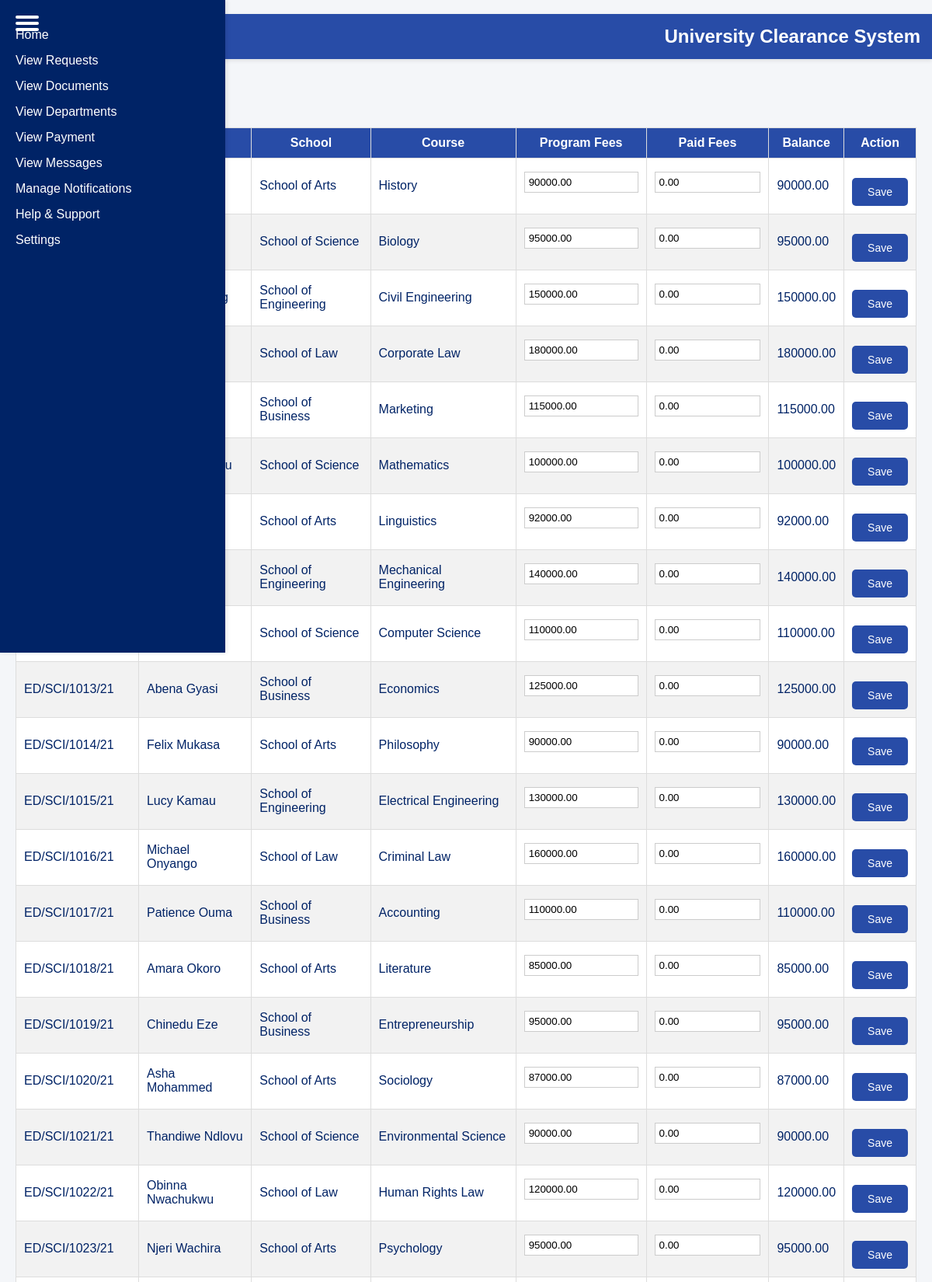
Screenshot of /finance.php (upper part) with the database file from the repository.
### tables this page shows
CREATE TABLE `users` (
  `user_id` int(11) NOT NULL,
  `username` varchar(50) NOT NULL,
  `password` varchar(255) NOT NULL,
  `created_at` datetime DEFAULT current_timestamp(),
  `full_name` varchar(100) NOT NULL,
  `email` varchar(100) DEFAULT NULL,
  `school` varchar(100) DEFAULT NULL,
  `course` varchar(100) DEFAULT NULL,
  `program_fees` decimal(10,2) NOT NULL,
  `paid_fees` decimal(10,2) DEFAULT 0.00,
  `balance` decimal(10,2) GENERATED ALWAYS AS (`program_fees` - `paid_fees`) STORED,
  `hostel_name` varchar(50) DEFAULT NULL,
  `room_no` varchar(20) DEFAULT NULL,
  `theme` varchar(10) DEFAULT 'light',
  `role` varchar(20) DEFAULT 'student'
);

### finance.php (the view, shortened to what this page needs)
<?php
$conn = new mysqli('127.0.0.1', 'root', '', 'grafino', '3307');
$result = $conn->query("SELECT * FROM users");
?>
    <!DOCTYPE html>
    <html lang="en">
    <head>
        <link rel="stylesheet" href="styles.css">
    </head>
    <body>
    <div class="hamburger-menu" onclick="toggleSidebar()">
        <div></div>
        <div></div>
        <div></div>
    </div>
    <div class="main-content" id="main-content">
        <header>
            <div class="header-content">
                <h1>University Clearance System</h1>
            </div>
        </header>
        <aside class="sidebar">
            <nav>
                <ul>
                    <li><a href="adminpage.php">Home</a></li>
                    <li><a href="manage_requests.php">View Requests</a></li>
                    <li><a href="manage_documents.php">View Documents</a></li>
                    <li><a href="departments2.html">View Departments</a></li>
                    <li><a href="manage_paymentS.php">View Payment</a></li>
                    <li><a href="manage_messages.php">View Messages</a></li>
                    <li><a href="affairs.php">Manage Notifications</a></li>
                    <li><a href="support2.php">Help & Support</a></li>
                    <li><a href="settings2.php">Settings</a></li>
                </ul>
            </nav>
        </aside>
        <div class="main">
            <h2>Manage Students</h2>
            <table>
                <thead>
                <tr>
                    <th>Username</th>
                    <th>Full Name</th>
                    <th>School</th>
                    <th>Course</th>
                    <th>Program Fees</th>
                    <th>Paid Fees</th>
                    <th>Balance</th>
                    <th>Action</th>
                </tr>
                </thead>
                <tbody>
                <?php while ($row = $result->fetch_assoc()): ?>
                    <tr>
                        <form method="POST">
                            <td><?= htmlspecialchars($row['username'] ?? '') ?></td>
                            <td><?= htmlspecialchars($row['full_name'] ?? '') ?></td>
                            <td><?= htmlspecialchars($row['school'] ?? '') ?></td>
                            <td><?= htmlspecialchars($row['course'] ?? '') ?></td>
                            <td>
                                <input type="number" step="0.01" name="program_fees"
                                       value="<?= $row['program_fees'] ?>">
                            </td>
                            <td>
                                <input type="number" step="0.01" name="paid_fees"
                                       value="<?= $row['paid_fees'] ?>">
                            </td>
                            <td><?= htmlspecialchars($row['balance'] ?? '') ?></td>
                            <td>
                                <button type="submit" name="update">Save</button>
                            </td>
                        </form>
                    </tr>
                <?php endwhile; ?>
                </tbody>
            </table>
        </div>
    </body>
    </html>

### styles.css (style rules this page uses)
body { font-family: Arial, sans-serif; }
h2 { color: #2c3e50; }
form { width: 300px; margin: 20px auto; }
input { width: 100%; padding: 8px; margin-bottom: 10px; border: 1px solid #ccc; }
button { background-color: #3498db; color: white; padding: 10px; border: none; cursor: pointer; }
body { font-family: Arial, sans-serif; background-color: #f0f8ff; color: #002366; margin: 0; padding: 0; }
header { background-color: #3366cc; color: #fff; padding: 15px 20px; display: flex; justify-content: space-between; align-items: center; box-shadow: 0 2px 5px rgba(0, 0, 0, 0.1); }
header h1 { margin: 0; font-size: 24px; }
button { background-color: #3366cc; color: #fff; border: none; padding: 10px 15px; border-radius: 5px; cursor: pointer; font-size: 14px; }
.sidebar { width: 250px; background-color: #002366; color: #fff; height: 100vh; position: fixed; top: 0; left: 0; padding: 20px; box-shadow: 2px 0 5px rgba(0, 0, 0, 0.1); }
.sidebar nav ul { list-style: none; padding: 0; }
.sidebar nav ul li { margin-bottom: 15px; }
.sidebar nav ul li a { color: #fff; text-decoration: none; font-size: 16px; display: block; }

### finance.php (style rules this page uses)
.hamburger-menu { position: absolute; top: 20px; left: 20px; width: 30px; height: 20px; display: flex; flex-direction: column; justify-content: space-between; cursor: pointer; z-index: 1000; }
.hamburger-menu div { width: 100%; height: 4px; background-color: #ffffff; border-radius: 2px; }
body { font-family: Arial, sans-serif; margin: 0; background: #f4f6f9; }
header { background: #284ca7; color: white; padding: 15px; text-align: center; }
.main { padding: 20px; }
table { width: 100%; border-collapse: collapse; background: white; }
th, td { padding: 10px; border: 1px solid #ddd; }
th { background: #284ca7; color: white; }
tr:nth-child(even) { background: #f2f2f2; }
input { width: 100%; padding: 5px; box-sizing: border-box; }
button { margin-top: 15px; padding: 10px 20px; background: #284ca7; color: white; border: none; cursor: pointer; }

### rows the page displays
users: school "School of Arts", course "History", program_fees "90000.00", paid_fees "0.00", balance "90000.00"
users: school "School of Science", course "Biology", program_fees "95000.00", paid_fees "0.00", balance "95000.00"
users: school "School of Engineering", course "Civil Engineering", program_fees "150000.00", paid_fees "0.00", balance "150000.00"
users: school "School of Law", course "Corporate Law", program_fees "180000.00", paid_fees "0.00", balance "180000.00"
users: school "School of Business", course "Marketing", program_fees "115000.00", paid_fees "0.00", balance "115000.00"
users: school "School of Science", course "Mathematics", program_fees "100000.00", paid_fees "0.00", balance "100000.00"
users: school "School of Arts", course "Linguistics", program_fees "92000.00", paid_fees "0.00", balance "92000.00"
users: school "School of Engineering", course "Mechanical Engineering", program_fees "140000.00", paid_fees "0.00", balance "140000.00"
users: school "School of Science", course "Computer Science", program_fees "110000.00", paid_fees "0.00", balance "110000.00"
users: username "ED/SCI/1013/21", full_name "Abena Gyasi", school "School of Business", course "Economics", program_fees "125000.00", paid_fees "0.00", balance "125000.00"
users: username "ED/SCI/1014/21", full_name "Felix Mukasa", school "School of Arts", course "Philosophy", program_fees "90000.00", paid_fees "0.00", balance "90000.00"
users: username "ED/SCI/1015/21", full_name "Lucy Kamau", school "School of Engineering", course "Electrical Engineering", program_fees "130000.00", paid_fees "0.00", balance "130000.00"
users: username "ED/SCI/1016/21", full_name "Michael Onyango", school "School of Law", course "Criminal Law", program_fees "160000.00", paid_fees "0.00", balance "160000.00"
users: username "ED/SCI/1017/21", full_name "Patience Ouma", school "School of Business", course "Accounting", program_fees "110000.00", paid_fees "0.00", balance "110000.00"
users: username "ED/SCI/1018/21", full_name "Amara Okoro", school "School of Arts", course "Literature", program_fees "85000.00", paid_fees "0.00", balance "85000.00"
users: username "ED/SCI/1019/21", full_name "Chinedu Eze", school "School of Business", course "Entrepreneurship", program_fees "95000.00", paid_fees "0.00", balance "95000.00"
users: username "ED/SCI/1020/21", full_name "Asha Mohammed", school "School of Arts", course "Sociology", program_fees "87000.00", paid_fees "0.00", balance "87000.00"
users: username "ED/SCI/1021/21", full_name "Thandiwe Ndlovu", school "School of Science", course "Environmental Science", program_fees "90000.00", paid_fees "0.00", balance "90000.00"
users: username "ED/SCI/1022/21", full_name "Obinna Nwachukwu", school "School of Law", course "Human Rights Law", program_fees "120000.00", paid_fees "0.00", balance "120000.00"
users: username "ED/SCI/1023/21", full_name "Njeri Wachira", school "School of Arts", course "Psychology", program_fees "95000.00", paid_fees "0.00", balance "95000.00"
